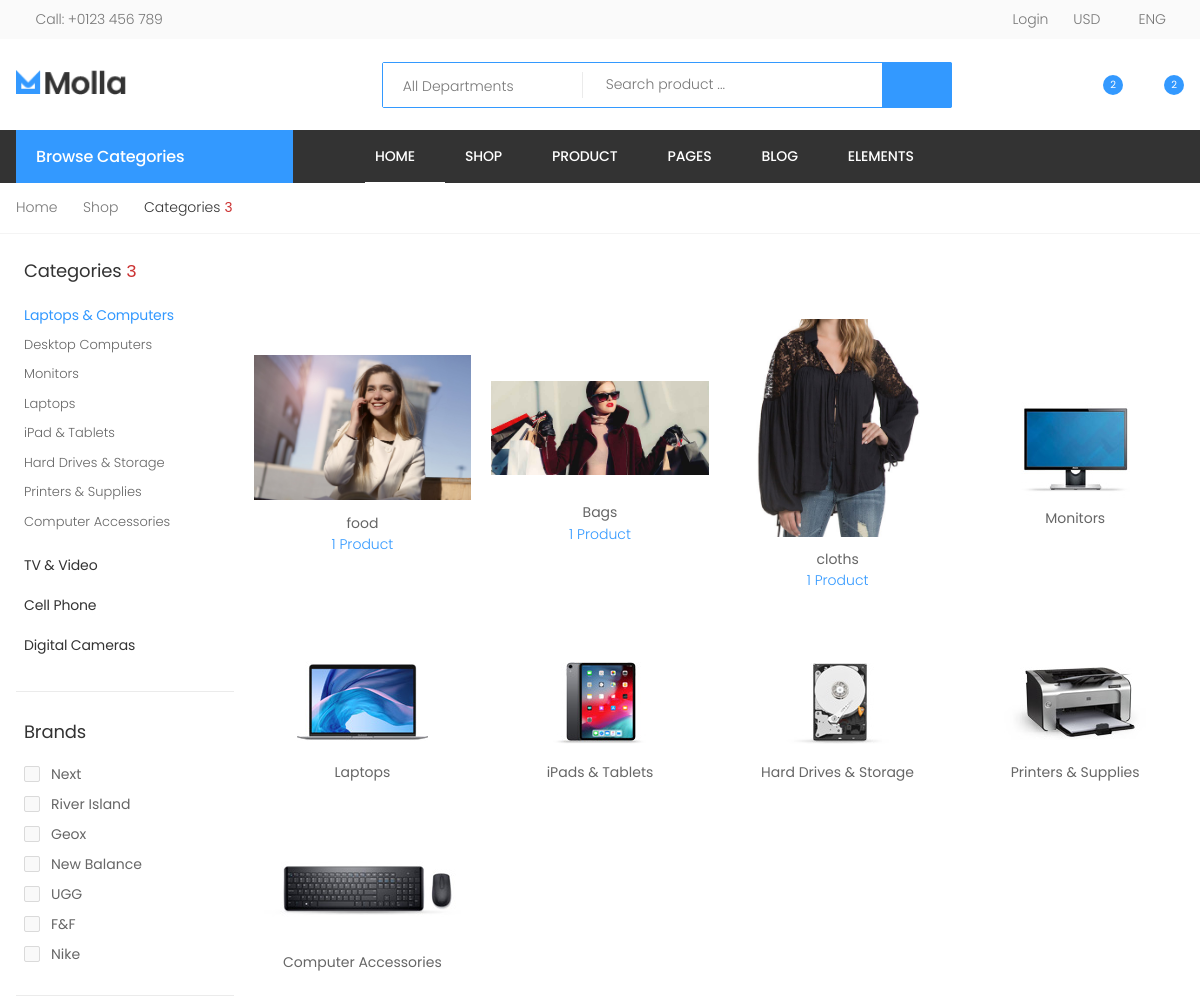
The app's page /category/ (upper part), older data.
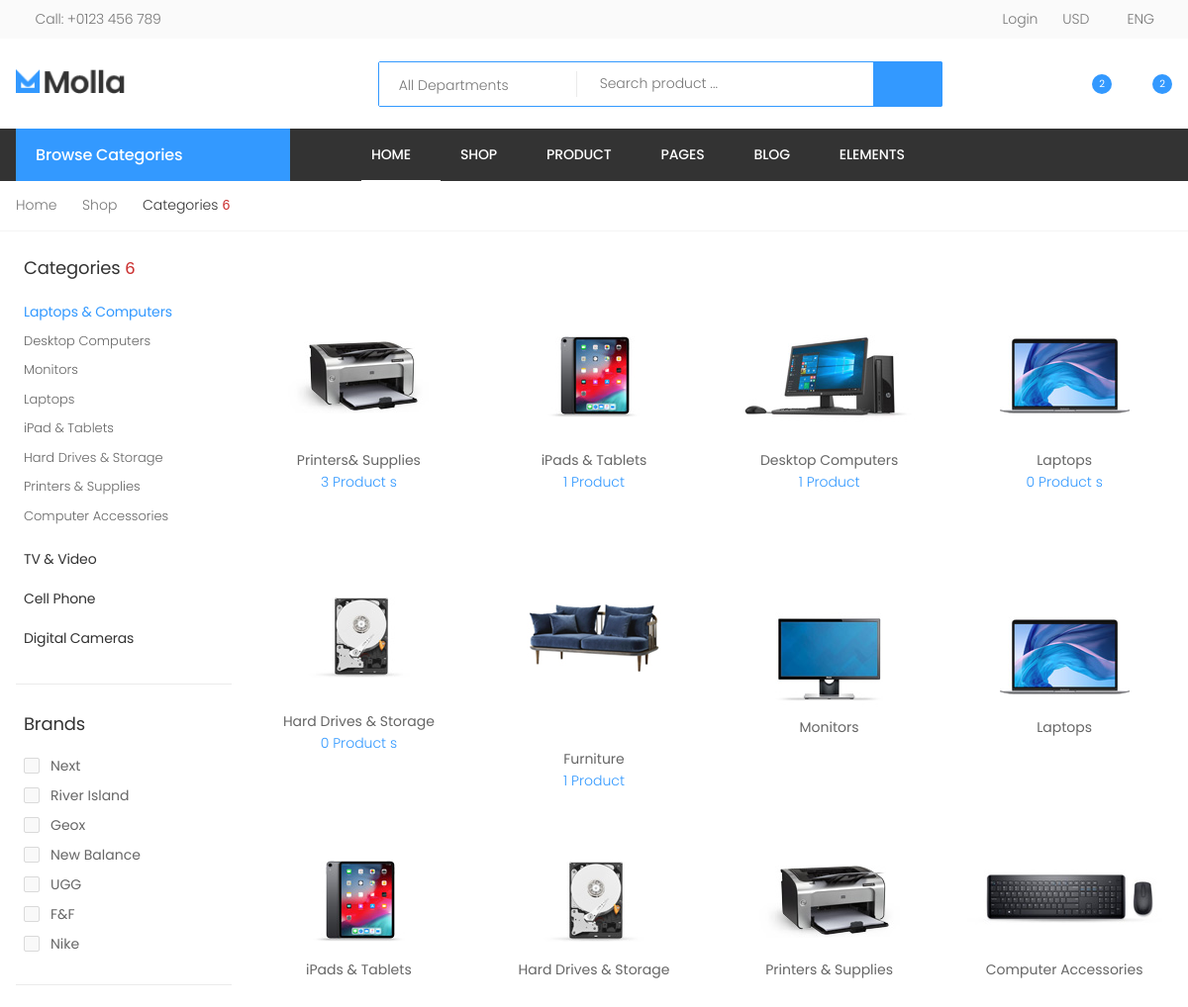
The same page, newer data.
### core/models.py (models this page shows, shortened)
class Category(models.Model):
    cid =ShortUUIDField(unique=True, length=10, max_length=20, prefix="cat", alphabet="abcdefgh12345")
    title =models.CharField(max_length=100, default="food")
    image = models.ImageField(upload_to="category", default="category.jpg")
    class Meta:
        verbose_name_plural ="Categories"

### core/views.py (the view)
# urls.py: path("category/", views.category_list, name='category-list'),
def category_list(request):
    category = Category.objects.all()
    context ={
        'categorys':category
    }
    return render (request,'core/category_list.html',context)

### core/context_processor.py (called while the page is built)
def default(request):
    Categories = Category.objects.all()
    return{
        'Categories':Categories,
    }

### templates/core/category_list.html (shortened to what the changed rows need)
{% load static %}
<!DOCTYPE tml>
<html lang="en">
<head>
    <link rel="stylesheet" href="{% static 'assets/css/bootstrap.min.css' %}">
    <link rel="stylesheet" href="{% static 'assets/css/plugins/owl-carousel/owl.carousel.css' %}">
    <link rel="stylesheet" href="{% static 'assets/css/plugins/magnific-popup/magnific-popup.css' %}">
    <link rel="stylesheet" href="{% static 'assets/css/style.css' %}">
    <link rel="stylesheet" href="{% static 'assets/css/plugins/nouislider/nouislider.css' %}">
    <link rel="stylesheet" href="{% static 'assets/css/skins/skin-demo-13.css' %}">
    <link rel="stylesheet" href="{% static 'assets/css/demos/demo-13.css' %}">
</head>
<body>
    <div class="page-wrapper">
        <main class="main">
            <nav aria-label="breadcrumb" class="breadcrumb-nav mb-3">
                <div class="container">
                    <ol class="breadcrumb">
                        <li class="breadcrumb-item active" aria-current="page">Categories <samp style="color: #cc3333;">{{categorys.count}}</samp> </li>
                    </ol>
                </div>
            </nav>
            <div class="page-content">
                <div class="container">
                    <div class="row">
                        <div class="col-lg-9 col-xl-4-5col">
                            <div class="cat-blocks-container">
                                <div class="row">
                                    {% for c in categorys %}
                                    <div class="col-6 col-md-4 col-lg-3">
                                        <a href="{% url 'core:category_product_list' c.cid %}" class="cat-block">
                                            <figure>
                                                <span>
                                                    <img src="{{ c.image.url }}" alt="Category image">
                                                </span>
                                            </figure>
                                            <h3 class="cat-block-title"><br> {{ c.title }}</h3>
                                            <div>
                                                <span>{{c.category.count }} Product {{c.category.count|pluralize:"s" }} </span>
                                            </div>
                                        </a>
                                    </div>
                                                {% endfor %}
                                </div>
                            </div>
                        </div>
                        <aside class="col-lg-3 col-xl-5col order-lg-first">
                            <div class="sidebar sidebar-shop">
                                <div class="widget widget-categories">
                                    <h3 class="widget-title">Categories <samp style="color: #cc3333;">{{categorys.count}}</samp></h3>
                                </div>
                            </div>
                        </aside>
                    </div>
                </div>
            </div>
        </main>
    </div>
</body>
</html>

Row changes from the older to the newer data that the page shows:
changed Category: image: a different picture; title "food" → "Printers& Supplies"; category.count "1" → "3"
changed Category: image: a different picture; title "Bags" → "iPads & Tablets"
changed Category: image: a different picture; title "cloths" → "Desktop Computers"
added Category: image (picture), title "Laptops", category.count "0"
added Category: image (picture), title "Hard Drives & Storage", category.count "0"
added Category: image (picture), title "Furniture", category.count "1"
Text that changed along with them:
{{ categorys.count }}: "3" → "6"
